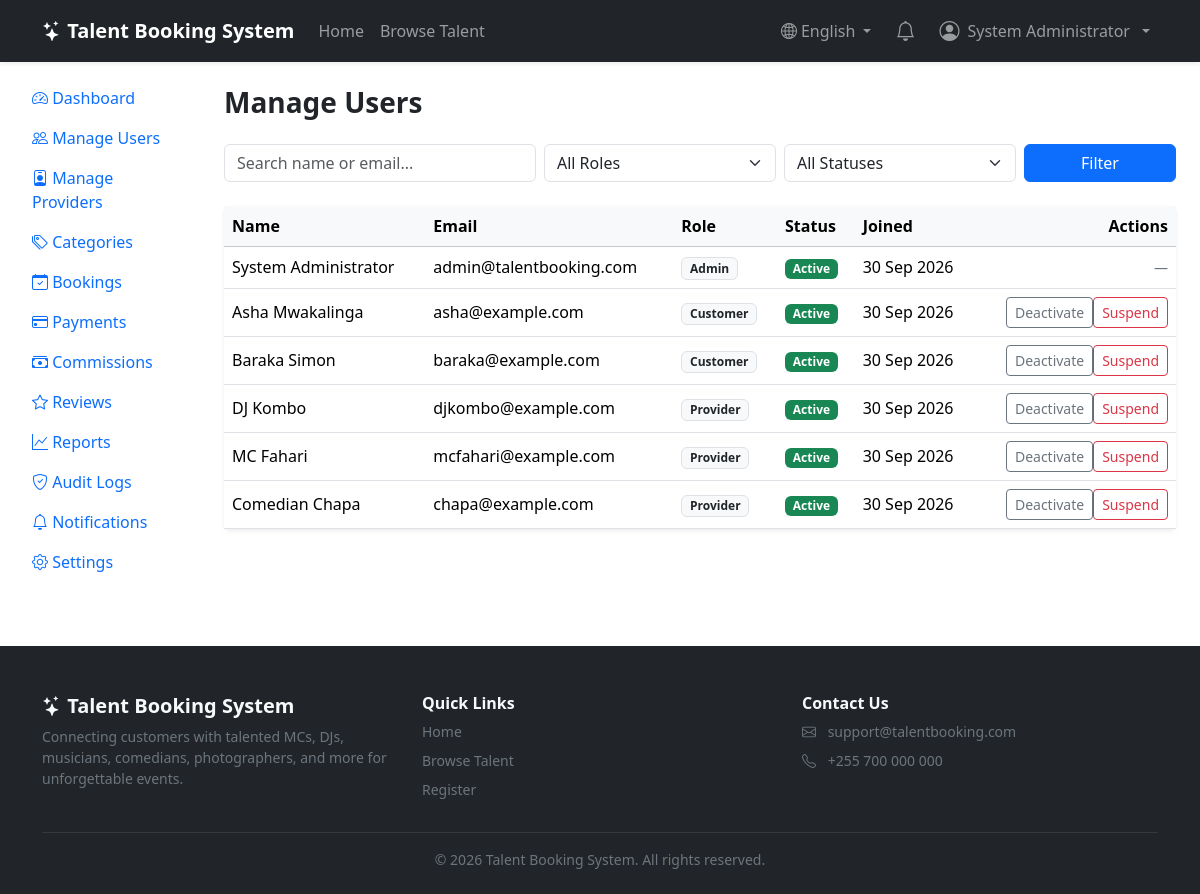
The page /admin/users.php (signed in) on the database its author committed.
### tables this page shows
CREATE TABLE `users` (
  `id` INT UNSIGNED AUTO_INCREMENT PRIMARY KEY,
  `fullname` VARCHAR(150) NOT NULL,
  `email` VARCHAR(150) NOT NULL UNIQUE,
  `phone` VARCHAR(20) DEFAULT NULL,
  `password` VARCHAR(255) NOT NULL,
  `role` ENUM('admin','customer','provider') NOT NULL DEFAULT 'customer',
  `status` ENUM('active','inactive','suspended') NOT NULL DEFAULT 'active',
  `profile_image` VARCHAR(255) DEFAULT NULL,
  `remember_token` VARCHAR(255) DEFAULT NULL,
  `created_at` TIMESTAMP NOT NULL DEFAULT CURRENT_TIMESTAMP,
  `updated_at` TIMESTAMP NOT NULL DEFAULT CURRENT_TIMESTAMP ON UPDATE CURRENT_TIMESTAMP,
  INDEX `idx_users_role` (`role`),
  INDEX `idx_users_status` (`status`)
);

### includes/functions.php (called while the page is built, shortened)
<?php
function e($string): string
{
    return htmlspecialchars($string ?? '', ENT_QUOTES, 'UTF-8');
}
function format_date(?string $date): string
{
    return date('d M Y', strtotime($date));
}

### admin/users.php (the view, shortened to what this page needs)
<?php
require_once __DIR__ . '/../includes/functions.php';
require_once __DIR__ . '/../includes/auth.php';
$search = trim($_GET['q'] ?? '');
$conditions = ['1=1'];
$params = [];
$where = implode(' AND ', $conditions);
$stmt = $pdo->prepare("SELECT * FROM users WHERE {$where} ORDER BY created_at DESC");
$stmt->execute($params);
$users = $stmt->fetchAll();
require_once __DIR__ . '/../includes/header.php';
?>
<div class="container-fluid">
    <div class="row">
        <?php require __DIR__ . '/_sidebar.php'; ?>
        <div class="col-lg-9 col-xl-10 py-4">
            <div class="container-fluid">
                <h3 class="fw-bold mb-4">Manage Users</h3>
                <form method="GET" action="" class="row g-2 mb-4">
                    <div class="col-md-4">
                        <input type="text" name="q" class="form-control" value="<?= e($search) ?>" placeholder="Search name or email...">
                    </div>
                    <div class="col-md-3">
                        <select name="role" class="form-select">
                            <option value="">All Roles</option>
                        </select>
                    </div>
                    <div class="col-md-3">
                        <select name="status" class="form-select">
                            <option value="">All Statuses</option>
                        </select>
                    </div>
                    <div class="col-md-2">
                        <button type="submit" class="btn btn-primary w-100">Filter</button>
                    </div>
                </form>
                <div class="card border-0 shadow-sm">
                    <div class="table-responsive">
                        <table class="table table-hover mb-0 align-middle">
                            <thead class="table-light">
                                <tr><th>Name</th><th>Email</th><th>Role</th><th>Status</th><th>Joined</th><th class="text-end">Actions</th></tr>
                            </thead>
                            <tbody>
                                <?php foreach ($users as $u): ?>
                                    <tr>
                                        <td><?= e($u['fullname']) ?></td>
                                        <td><?= e($u['email']) ?></td>
                                        <td><span class="badge bg-light text-dark border"><?= ucfirst(e($u['role'])) ?></span></td>
                                        <td>
                                            <span class="badge <?= $u['status'] === 'active' ? 'bg-success' : ($u['status'] === 'suspended' ? 'bg-danger' : 'bg-secondary') ?>">
                                                <?= ucfirst(e($u['status'])) ?>
                                            </span>
                                        </td>
                                        <td><?= format_date($u['created_at']) ?></td>
                                        <td class="text-end">
                                            <?php if ($u['role'] !== 'admin'): ?>
                                                <div class="btn-group">
                                                    <?php if ($u['status'] !== 'inactive'): ?>
                                                        <form method="POST" action="" class="d-inline">
                                                            <button type="submit" class="btn btn-sm btn-outline-secondary">Deactivate</button>
                                                        </form>
                                                    <?php endif; ?>
                                                    <?php if ($u['status'] !== 'suspended'): ?>
                                                        <form method="POST" action="" class="d-inline" data-confirm="Suspend this user?">
                                                            <button type="submit" class="btn btn-sm btn-outline-danger">Suspend</button>
                                                        </form>
                                                    <?php endif; ?>
                                                </div>
                                            <?php else: ?>
                                                <span class="small text-secondary">—</span>
                                            <?php endif; ?>
                                        </td>
                                    </tr>
                                <?php endforeach; ?>
                            </tbody>
                        </table>
                    </div>
                </div>
            </div>
        </div>
    </div>
</div>
<?php require_once __DIR__ . '/../includes/footer.php'; ?>

### rows shown on the page
users: fullname "System Administrator", email "admin@talentbooking.com", role "Admin", status "Active", created_at "30 Sep 2026"
users: fullname "Asha Mwakalinga", email "asha@example.com", role "Customer", status "Active", created_at "30 Sep 2026"
users: fullname "Baraka Simon", email "baraka@example.com", role "Customer", status "Active", created_at "30 Sep 2026"
users: fullname "DJ Kombo", email "djkombo@example.com", role "Provider", status "Active", created_at "30 Sep 2026"
users: fullname "MC Fahari", email "mcfahari@example.com", role "Provider", status "Active", created_at "30 Sep 2026"
users: fullname "Comedian Chapa", email "chapa@example.com", role "Provider", status "Active", created_at "30 Sep 2026"

### other values the page prints
APP_NAME "Talent Booking System"
__t('home') "Home"
__t('browse_talent') "Browse Talent"
current_user_name() "System Administrator"
__t('register') "Register"
__t('contact_us') "Contact Us"
